Frame 1 (no input): blank canvas, image omitted
Frame 60 (the mouse pressed at the canvas centre just before this capture): blank canvas, image omitted
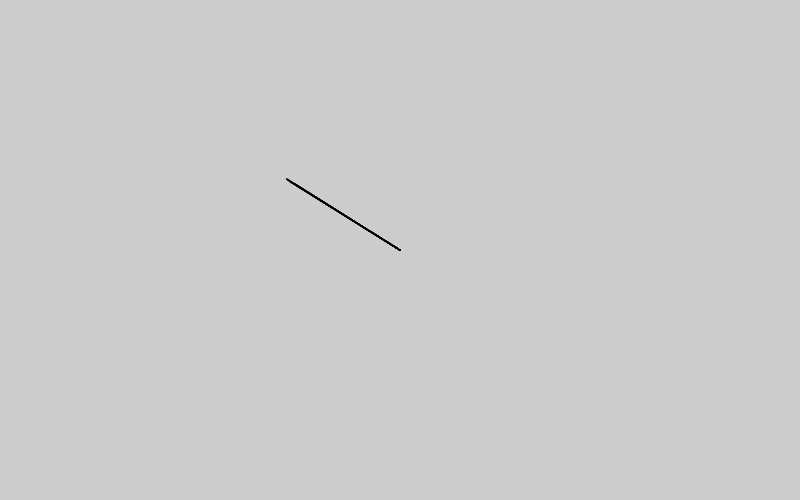
Frame 120 (the mouse held since frame 60 and released just before this capture)

The Processing sketch whose frames 1 and 60 were blank and that drew this single picture after the mouse press (run headless with seeded random() and noise(); from frame 60 on, the mouse is pressed at the canvas centre):

// Processing sketch: processing_87026
// ── processing_87026.pde

//Declaração da espessura
int espessura;

//Declaração de váriaveis
float noiseX=0.0;
float noiseY=0.0;
int contador = 0;
int r = 0;
int g = 0;
int b = 0;

void setup ()
{
  //Tamanho e espessura inicial
  size (800,500);
  espessura=1;
}
void draw()
{
  noiseX = noiseX + .01;
  noiseY = noiseY + .01;
  strokeWeight (espessura);
  float n = noise(noiseX) * width;
  float m = noise(noiseY) * height;
  if (mousePressed)
  {
    stroke(r*random(-1.2, 1.2), g*random(-1.2, 1.2), b*random(-1.2, 1.2));
    line (mouseX, mouseY, n, m);
  }
}

void keyPressed ()
{
  if (key == '.')
  {
    espessura++;
  }
  else if (key == ',' && espessura > 1)
  {
  espessura--;
  }
 else if (key == '1')
  {
  r = 255;
  g = 0;
  b = 0;
  }
 else if (key == '2')
  {
  r = 0;
  g = 255;
  b = 0;
  }
 else if (key == '3')
  {
  r = 0;
  g = 0;
  b = 255;
  }
 else if (key == '0')
  {
  r = 0;
  g = 0;
  b = 0;
  }
 else if (key == '9')
  {
  r = 255;
  g = 255;
  b = 255;
  }
 else if (key == 's')
  {
    save("Random" + contador + ".gif");
    contador++;
  }
}
